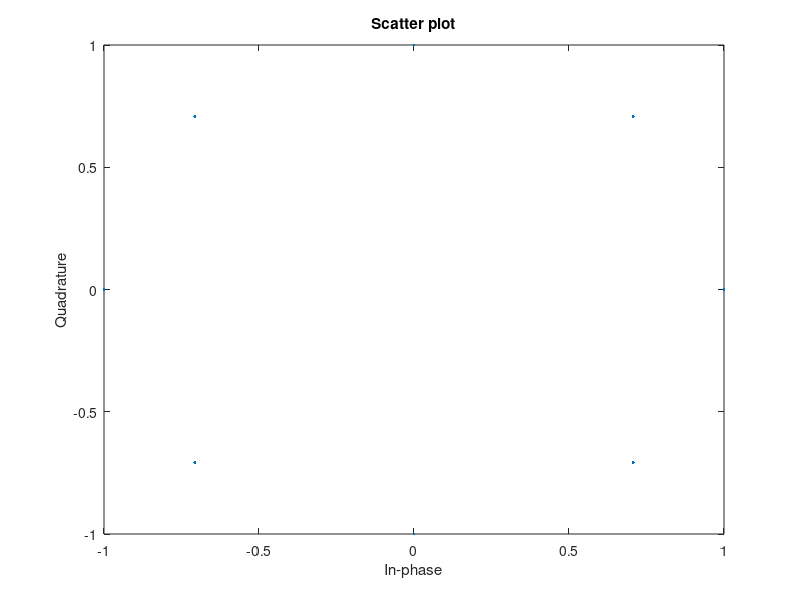
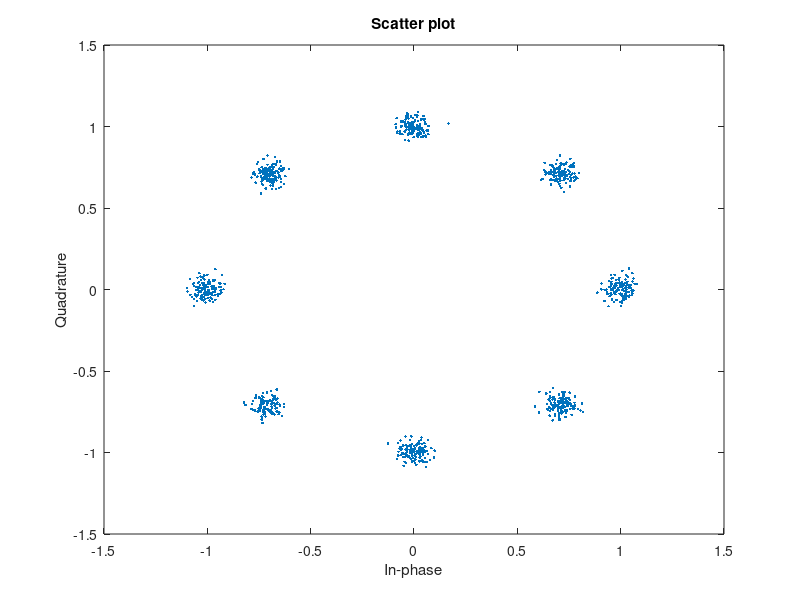

The MATLAB source for these figures, in order:
clc;
clear all;
close all;
pkg load communications

N=3000;
x=randi([0,1],1,N);
M=8;

yy=[];

for i=1:3:length(x)
  if x(i)==0 && x(i+1)==0 & x(i+2)==0
    y = cosd(0)+1j*sind(0);
  elseif x(i)==0 && x(i+1)==0 & x(i+2)==1
    y = cosd(45)+1j*sind(45);
  elseif x(i)==0 && x(i+1)==1 & x(i+2)==1
    y = cosd(90)+1j*sind(90);
  elseif x(i)==0 && x(i+1)==1 & x(i+2)==0
    y = cosd(135)+1j*sind(135);
  elseif x(i)==1 && x(i+1)==1 & x(i+2)==0
    y = cosd(180)+1j*sind(180);
  elseif x(i)==1 && x(i+1)==1 & x(i+2)==1
    y = cosd(225)+1j*sind(225);
  elseif x(i)==1 && x(i+1)==0 & x(i+2)==1
    y = cosd(270)+1j*sind(270);
  elseif x(i)==1 && x(i+1)==0 & x(i+2)==0
    y = cosd(315)+1j*sind(315);
  endif
  
  yy=[yy y];
endfor

scatterplot(yy);

EbN0db=20;
EbN0=10^(EbN0db/10);

n=(1/sqrt(2))*[randn(1,length(yy))+1j*randn(1,length(yy))];
sigma =sqrt(1/(log2(M)*EbN0));

r=yy+n*sigma;

scatterplot(r);
